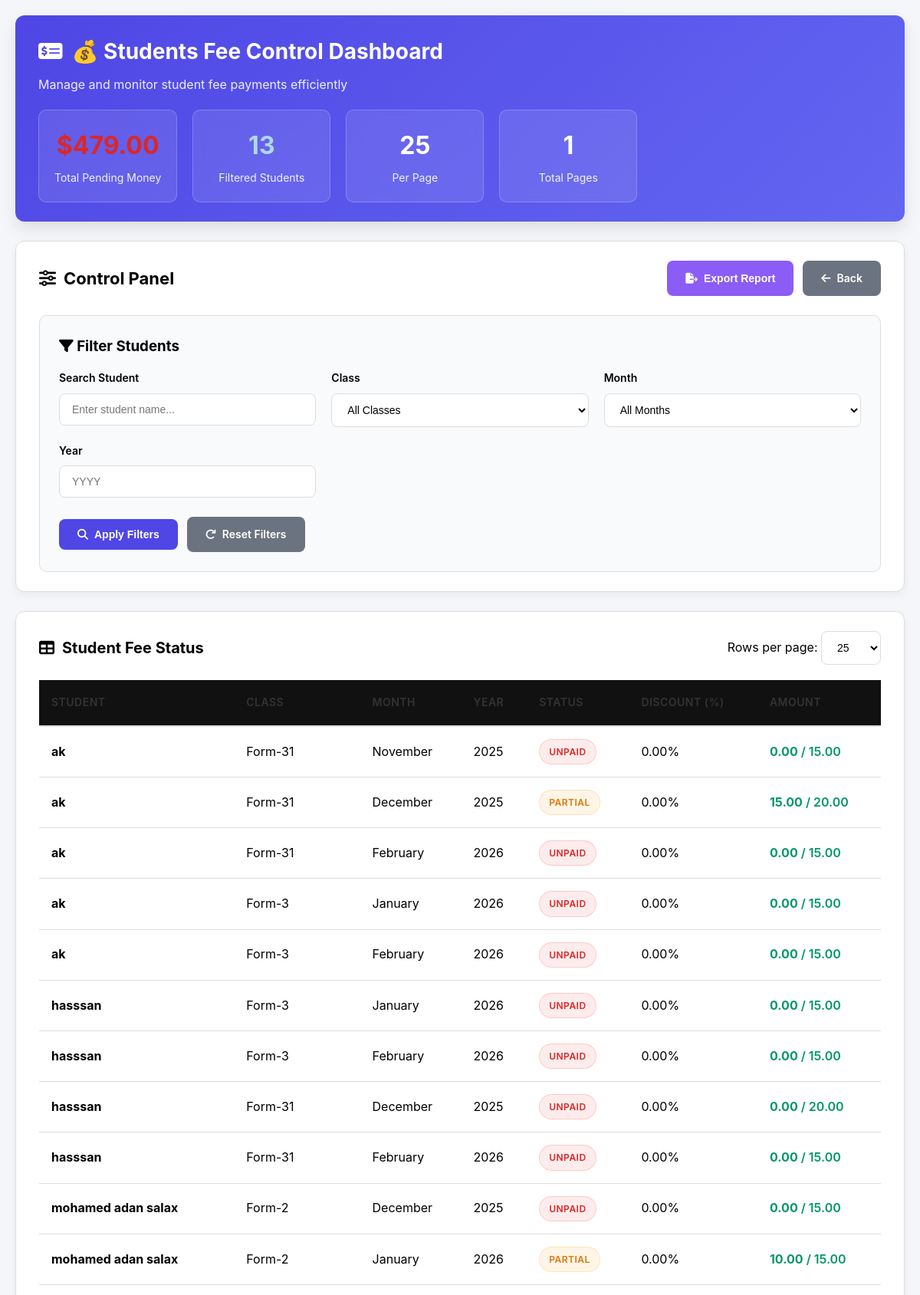
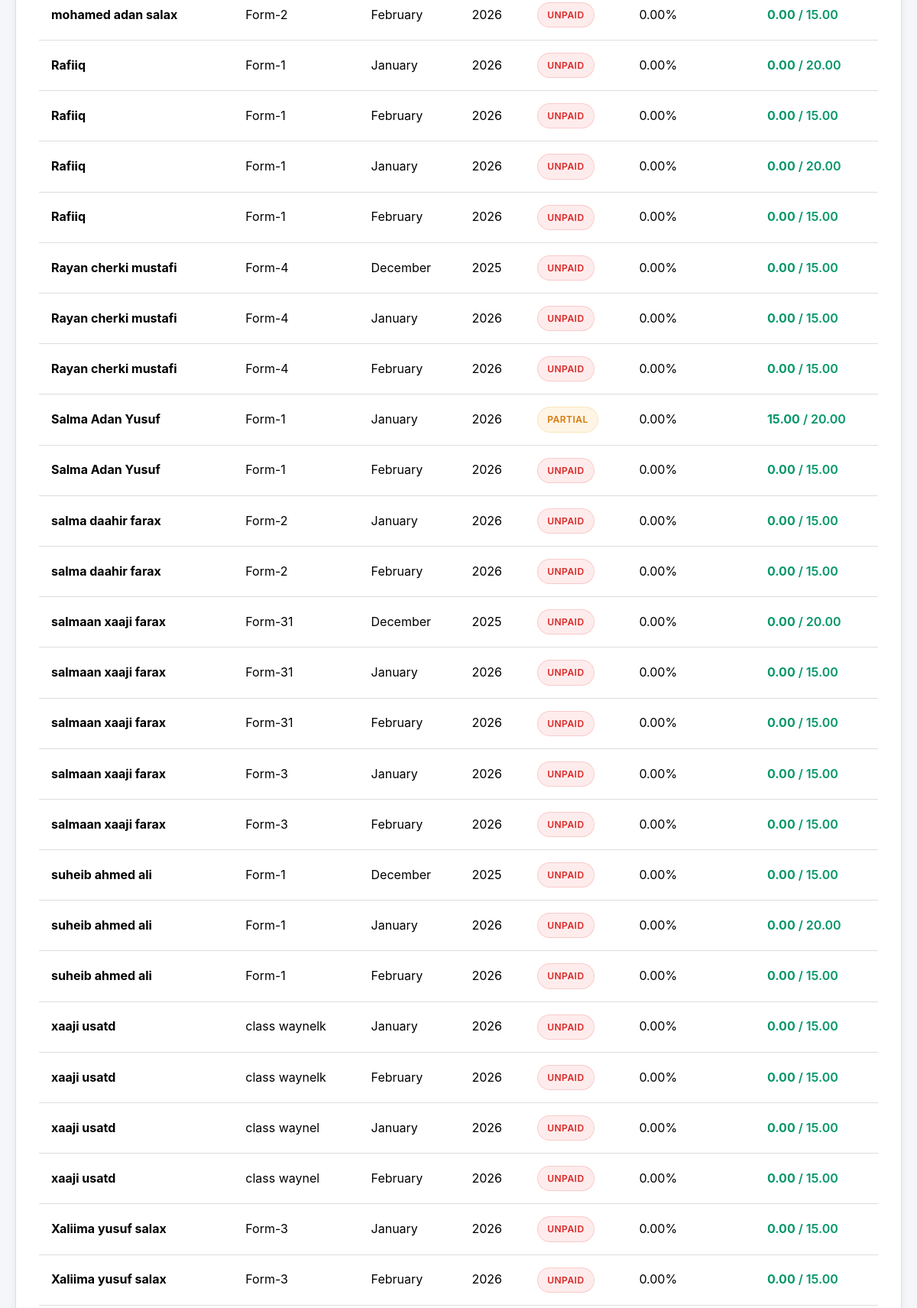
Page /views/admin/fees/not_paid.php (signed in, upper part) on the committed database (2 pictures, top to bottom).
### tables this page shows
CREATE TABLE `app_settings` (
  `id` int(11) NOT NULL,
  `app_name` varchar(150) DEFAULT 'Admin Panel',
  `logo_path` varchar(255) DEFAULT NULL,
  `show_type` enum('text','logo') DEFAULT 'text',
  `updated_at` timestamp NOT NULL DEFAULT current_timestamp() ON UPDATE current_timestamp(),
  `language_id` int(11) DEFAULT 1
);

CREATE TABLE `class_students` (
  `id` int(11) NOT NULL,
  `class_id` int(11) NOT NULL,
  `student_id` int(11) NOT NULL,
  `batch_id` int(11) NOT NULL DEFAULT 1,
  `academic_year` varchar(20) NOT NULL,
  `created_at` timestamp NOT NULL DEFAULT current_timestamp(),
  `is_active` tinyint(1) DEFAULT 1
);

CREATE TABLE `students` (
  `id` int(11) NOT NULL,
  `name` varchar(244) NOT NULL,
  `admission_date` date DEFAULT NULL,
  `dob` date DEFAULT NULL,
  `gender` enum('male','female') DEFAULT 'male',
  `address` text DEFAULT NULL,
  `guardian_name` varchar(200) DEFAULT NULL,
  `guardian_phone` varchar(50) DEFAULT NULL,
  `guardian_email` varchar(150) DEFAULT NULL,
  `created_at` timestamp NOT NULL DEFAULT current_timestamp()
);

CREATE TABLE `classes` (
  `id` int(11) NOT NULL,
  `name` varchar(150) NOT NULL,
  `created_at` timestamp NOT NULL DEFAULT current_timestamp(),
  `section_id` int(11) DEFAULT NULL
);

CREATE TABLE `student_fees` (
  `id` int(11) NOT NULL,
  `student_id` int(11) NOT NULL,
  `class_fee_id` int(11) NOT NULL,
  `original_amount` decimal(10,2) NOT NULL,
  `paid_amount` decimal(10,2) DEFAULT 0.00,
  `status` enum('unpaid','partial','paid') DEFAULT 'unpaid',
  `payment_date` date DEFAULT NULL,
  `created_at` timestamp NOT NULL DEFAULT current_timestamp(),
  `discount_percentage` decimal(5,2) DEFAULT NULL,
  `discount_amount` decimal(10,2) DEFAULT 0.00,
  `discount_reason` varchar(255) DEFAULT NULL
);

CREATE TABLE `class_fees` (
  `id` int(11) NOT NULL,
  `class_id` int(11) DEFAULT NULL,
  `fee_category_id` int(11) NOT NULL,
  `amount` decimal(10,2) NOT NULL,
  `month` tinyint(4) NOT NULL,
  `year` year(4) NOT NULL,
  `due_date` date DEFAULT NULL,
  `created_at` timestamp NOT NULL DEFAULT current_timestamp()
);

### views/admin/fees/not_paid.php (the view, shortened to what this page needs)
<?php
require_once __DIR__ . '/../../../config/db.php';
$settings = $conn->query("SELECT language_id FROM app_settings ORDER BY id DESC LIMIT 1")->fetch_assoc();
$currentLangId = $settings['language_id'] ?? 1;
function t($key, $replacements = []) {
    global $translations, $currentLangId;
    $text = $translations[$currentLangId][$key] ?? $key;
    return $text;
}
function getMonthName($monthNumber) {
    $monthNames = [
        1 => t('january'),
        2 => t('february'),
        3 => t('march'),
        4 => t('april'),
        5 => t('may'),
        6 => t('june'),
        7 => t('july'),
        8 => t('august'),
        9 => t('september'),
        10 => t('october'),
        11 => t('november'),
        12 => t('december')
    ];
    return $monthNames[$monthNumber] ?? date('F', mktime(0, 0, 0, $monthNumber, 1));
}
$themeRes = $conn->query("SELECT mode FROM theme LIMIT 1");
$themeMode = ($themeRes && $themeRes->num_rows > 0)
    ? (int)$themeRes->fetch_assoc()['mode']
    : 1;
$dangerColor = ($themeMode === 0) ? '#ef4444' : '#dc2626';
$allowedLimits = [1, 20, 25, 30, 50, 70, 100];
$perPage = isset($_GET['limit']) && in_array((int)$_GET['limit'], $allowedLimits)
    ? (int)$_GET['limit']
    : 25;
$page = isset($_GET['page']) && (int)$_GET['page'] > 0
    ? (int)$_GET['page']
    : 1;
$offset = ($page - 1) * $perPage;
$totalStudentsRes = $conn->query("SELECT COUNT(*) total FROM class_students");
$totalStudents = (int)$totalStudentsRes->fetch_assoc()['total'];
$totalPages = (int)ceil($totalStudents / $perPage);
$filterYear  = isset($_GET['year'])  ? (int)$_GET['year']  : '';
$searchName  = trim($_GET['search'] ?? '');
$defaultClassFees = [
    5 => 10,
    'default' => 15
];
$where = [];
$whereSql = $where ? 'WHERE ' . implode(' AND ', $where) : '';
$filteredTotalQuery = "
    SELECT COUNT(DISTINCT s.id) as filtered_total
    FROM students s
    JOIN class_students cs ON cs.student_id = s.id
    JOIN classes c ON c.id = cs.class_id
    $whereSql
";
$filteredTotalRes = $conn->query($filteredTotalQuery);
$filteredTotalStudents = $filteredTotalRes ? (int)$filteredTotalRes->fetch_assoc()['filtered_total'] : 0;
$students = $conn->query("
    SELECT s.id student_id, s.name student_name,
           c.id class_id, c.name class_name,
           cs.created_at enrolled_at
    FROM students s
    JOIN class_students cs ON cs.student_id = s.id
    JOIN classes c ON c.id = cs.class_id
    $whereSql
    ORDER BY s.name ASC
    LIMIT $perPage OFFSET $offset
");
$studentFeesRes = $conn->query("SELECT * FROM student_fees");
$studentFees = [];
while ($sf = $studentFeesRes->fetch_assoc()) {
    $studentFees[$sf['student_id']][] = $sf['paid_amount'];
}
$today = new DateTime(date('Y-m-01'));
$studentsData = [];
if ($students && $students->num_rows > 0) {
    while ($s = $students->fetch_assoc()) {
        $studentsData[] = $s;
    }
}
?>
<?php
$totalPendingMoney = 0;
if (!empty($studentsData)) {
    foreach ($studentsData as $s) {
        $start = new DateTime(date('Y-m-01', strtotime($s['enrolled_at'])));
        $cursor = clone $start;
        while ($cursor <= $today) {
            $month = (int)$cursor->format('m');
            $year = (int)$cursor->format('Y');
            $fee = $conn->query("
                SELECT id, amount FROM class_fees
                WHERE class_id = {$s['class_id']}
                AND month = $month AND year = $year
                LIMIT 1
            ")->fetch_assoc();
            $feeAmount = $fee['amount'] ?? ($defaultClassFees[$s['class_id']] ?? $defaultClassFees['default']);
            $discount = $conn->query("
                SELECT discount_percentage
                FROM student_discounts
                WHERE student_id = {$s['student_id']}
                AND created_at <= '{$cursor->format('Y-m-t')}'
                ORDER BY created_at DESC
                LIMIT 1
            ")->fetch_assoc();
            $discountPercentage = $discount['discount_percentage'] ?? 0;
            $finalAmount = $feeAmount - ($feeAmount * $discountPercentage / 100);
            if ($fee && isset($fee['id'])) {
                $pay = $conn->query("
                    SELECT paid_amount
                    FROM student_fees
                    WHERE student_id = {$s['student_id']}
                    AND class_fee_id = {$fee['id']}
                    LIMIT 1
                ");
                $paidAmount = ($pay && $pay->num_rows > 0) ? $pay->fetch_assoc()['paid_amount'] : 0;
            } else {
                $paidAmount = array_sum($studentFees[$s['student_id']] ?? [0]);
            }
            if ($paidAmount >= $finalAmount) {
                $cursor->modify('+1 month');
                continue;
            }
            $pending = max(0, $finalAmount - $paidAmount);
            $totalPendingMoney += $pending;
            $cursor->modify('+1 month');
        }
    }
}
?>
<!DOCTYPE html>
<html lang="<?= $currentLangId == 2 ? 'ar' : 'en' ?>"
      dir="<?= $currentLangId == 2 ? 'rtl' : 'ltr' ?>">
<head>
    <link rel="stylesheet" href="https://cdnjs.cloudflare.com/ajax/libs/font-awesome/6.4.0/css/all.min.css">
</head>
<body>
    <div class="dashboard-container">
        <div class="dashboard-header fade-in">
            <div class="header-left">
                <h1><i class="fas fa-money-check-alt"></i> <?= t('page_title') ?></h1>
                <p><?= t('subtitle') ?></p>
            </div>
           <div class="header-stats">
    <div class="stat-card">
        <div class="stat-value" style="color: <?= $dangerColor ?>;">
            $<?= number_format($totalPendingMoney, 2) ?>
        </div>
        <div class="stat-label"><?= t('total_pending_money') ?></div>
    </div>
    <div class="stat-card">
        <div class="stat-value" style="color: lightblue">
            <?= $filteredTotalStudents ?>
        </div>
        <div class="stat-label"><?= t('filtered_students') ?></div>
    </div>
    <div class="stat-card no-print">
        <div class="stat-value"><?= $perPage ?></div>
        <div class="stat-label"><?= t('per_page') ?></div>
    </div>
    <div class="stat-card no-print">
        <div class="stat-value"><?= $totalPages ?></div>
        <div class="stat-label"><?= t('total_pages') ?></div>
    </div>
</div>
        </div>
        <div class="control-panel fade-in no-print">
            <div class="panel-header">
                <h2><i class="fas fa-sliders-h"></i> <?= t('control_panel') ?></h2>
                <div class="action-buttons">
                   <button onclick="openExportModal()" class="btn btn-export">
    <i class="fas fa-file-export"></i> <?= t('export_report') ?>
</button>
                    <a href="javascript:history.back()" class="btn btn-secondary">
                        <i class="fas fa-arrow-left"></i> <?= t('back') ?>
                    </a>
                </div>
            </div>
            <form method="GET" class="filter-section">
                <h3 style="margin-bottom: 15px; color: var(--gray);">
                    <i class="fas fa-filter"></i> <?= t('filter_students') ?>
                </h3>
                <div class="filter-grid">
                    <div class="filter-group">
                        <label class="filter-label"><?= t('search_student') ?></label>
                        <input type="text" name="search" placeholder="<?= t('search_placeholder') ?>"
                               value="<?= htmlspecialchars($searchName) ?>" class="filter-input">
                    </div>
                    <div class="filter-group">
                        <label class="filter-label"><?= t('class') ?></label>
                        <select name="class" class="filter-input">
                            <option value=""><?= t('all_classes') ?></option>
                        </select>
                    </div>
                    <div class="filter-group">
                        <label class="filter-label"><?= t('month') ?></label>
                        <select name="month" class="filter-input">
                            <option value=""><?= t('all_months') ?></option>
                        </select>
                    </div>
                    <div class="filter-group">
                        <label class="filter-label"><?= t('year') ?></label>
                        <input type="number" name="year" placeholder="YYYY"
                               value="<?= $filterYear ?: '' ?>" class="filter-input" style="width:100%;">
                    </div>
                </div>
                <div class="filter-actions">
                    <button type="submit" class="btn btn-primary">
                        <i class="fas fa-search"></i> <?= t('apply_filters') ?>
                    </button>
                    <a href="not_paid.php" class="btn btn-secondary">
                        <i class="fas fa-redo"></i> <?= t('reset_filters') ?>
                    </a>
                </div>
            </form>
        </div>
        <div class="table-container fade-in">
            <div class="table-header">
                <h3><i class="fas fa-table"></i> <?= t('student_fee_status') ?></h3>
                <form method="GET" class="rows-per-page no-print">
                    <label for="limit"><?= t('rows_per_page') ?></label>
                    <select name="limit" id="limit" onchange="this.form.submit()" class="filter-input">
                        <?php foreach ([1,20,25,30,50,70,100] as $l): ?>
                            <option value="<?= $l ?>" <?= $l==$perPage?'selected':'' ?>>
                                <?= $l ?>
                            </option>
                        <?php endforeach; ?>
                    </select>
                </form>
            </div>
           <div style="overflow-x: auto;">
    <table id="studentsTable">
        <thead>
            <tr>
                <th><?= t('student') ?></th>
                <th><?= t('class') ?></th>
                <th><?= t('month') ?></th>
                <th><?= t('year') ?></th>
                <th><?= t('status') ?></th>
                <th><?= t('discount_percentage') ?></th>
                <th><?= t('amount') ?></th>
            </tr>
        </thead>
        <tbody>
            <?php
            if (!empty($studentsData)) {
                foreach ($studentsData as $s) {
                    $start = new DateTime(date('Y-m-01', strtotime($s['enrolled_at'])));
                    $cursor = clone $start;
                    while ($cursor <= $today) {
                        $month = (int)$cursor->format('m');
                        $year = (int)$cursor->format('Y');
                        $fee = $conn->query("
                            SELECT id, amount FROM class_fees
                            WHERE class_id = {$s['class_id']}
                            AND month = $month AND year = $year
                            LIMIT 1
                        ")->fetch_assoc();
                        $feeAmount = $fee['amount'] ?? ($defaultClassFees[$s['class_id']] ?? $defaultClassFees['default']);
                        $discount = $conn->query("
                            SELECT discount_percentage
                            FROM student_discounts
                            WHERE student_id = {$s['student_id']}
                            AND created_at <= '{$cursor->format('Y-m-t')}'
                            ORDER BY created_at DESC
                            LIMIT 1
                        ")->fetch_assoc();
                        $discountPercentage = $discount['discount_percentage'] ?? 0;
                        $finalAmount = $feeAmount - ($feeAmount * $discountPercentage / 100);
                        if ($fee && isset($fee['id'])) {
                                $pay = $conn->query("
                                    SELECT paid_amount
                                    FROM student_fees
                                    WHERE student_id = {$s['student_id']}
                                    AND class_fee_id = {$fee['id']}
                                    LIMIT 1
                                ");
                                $paidAmount = ($pay && $pay->num_rows > 0)
                                    ? (float)$pay->fetch_assoc()['paid_amount']
                                    : 0;
                            } else {
                                $paidAmount = 0;
                            }
                        if ($paidAmount >= $finalAmount) {
                            $cursor->modify('+1 month');
                            continue;
                        }
                        $status = $paidAmount > 0 ? t('partial') : t('unpaid');
                        $statusClass = "status-" . ($paidAmount > 0 ? 'partial' : 'unpaid');
                        echo "<tr>";
                        echo "<td><strong>{$s['student_name']}</strong></td>";
                        echo "<td>{$s['class_name']}</td>";
                        echo "<td>" . getMonthName($month) . "</td>";
                        echo "<td>$year</td>";
                        echo "<td><span class='status-badge $statusClass'>" . $status . "</span></td>";
                        echo "<td>" . number_format($discountPercentage, 2) . "%</td>";
                        echo "<td class='amount-cell'><strong>" . number_format($paidAmount, 2) . "</strong> / " . number_format($finalAmount, 2) . "</td>";
                        echo "</tr>";
                        $cursor->modify('+1 month');
                    }
                }
            } else {
                echo "<tr><td colspan='7' style='text-align: center; padding: 40px; color: var(--gray);'>" . t('no_records') . "</td></tr>";
            }
            ?>
        </tbody>
    </table>
</div>
        </div>
    </div>
</body>
</html>

### rows in the picture
app_settings: language "💰 Students Fee Control Dashboard", language "Manage and monitor student fee payments efficiently", language "Total Pending Money", language "Filtered Students", language "Per Page", language "Total Pages", language "Control Panel", language "Export Report", language "Back", language "Filter Students", language "Search Student", search "Enter student name...", language "Class", class "All Classes", language "Month", month "All Months", language "Year", language "Apply Filters", language "Reset Filters", language "Student Fee Status", language "Rows per page:", language "STUDENT", language "CLASS", language "MONTH", language "YEAR", language "STATUS", language "DISCOUNT (%)", language "AMOUNT", language "UNPAID"
class_students: student.name "ak", class.name "Form-31", created_at.language_id "November", created_at "2025", discountPercentage "0.00", paidAmount "0.00", class "15.00", created_at.language_id "December", student_fees.paid_amount "PARTIAL", student_fees.paid_amount "15.00", class_fees.amount "20.00", created_at.language_id "February", created_at "2026"
class_students: student.name "ak", class.name "Form-3", created_at.language_id "January", created_at "2026", discountPercentage "0.00", paidAmount "0.00", class "15.00", created_at.language_id "February"
class_students: student.name "hasssan", class.name "Form-3", created_at.language_id "January", created_at "2026", discountPercentage "0.00", paidAmount "0.00", class "15.00", created_at.language_id "February"
class_students: student.name "hasssan", class.name "Form-31", created_at.language_id "December", created_at "2025", discountPercentage "0.00", paidAmount "0.00", class_fees.amount "20.00", created_at.language_id "February", created_at "2026", class "15.00"
class_students: student.name "mohamed adan salax", class.name "Form-2", created_at.language_id "December", created_at "2025", discountPercentage "0.00", paidAmount "0.00", class_fees.amount "15.00", created_at.language_id "January", created_at "2026", student_fees.paid_amount "PARTIAL", student_fees.paid_amount "10.00", created_at.language_id "February", class "15.00"
class_students: student.name "Rafiiq", class.name "Form-1", created_at.language_id "January", created_at "2026", discountPercentage "0.00", paidAmount "0.00", class_fees.amount "20.00", created_at.language_id "February", class "15.00"
class_students: student.name "Rafiiq", class.name "Form-1", created_at.language_id "January", created_at "2026", discountPercentage "0.00", paidAmount "0.00", class_fees.amount "20.00", created_at.language_id "February", class "15.00"
class_students: student.name "Rayan cherki mustafi", class.name "Form-4", created_at.language_id "December", created_at "2025", discountPercentage "0.00", paidAmount "0.00", class "15.00", created_at.language_id "January", created_at "2026", created_at.language_id "February"
class_students: student.name "Salma Adan Yusuf", class.name "Form-1", created_at.language_id "January", created_at "2026", student_fees.paid_amount "PARTIAL", discountPercentage "0.00", student_fees.paid_amount "15.00", class_fees.amount "20.00", created_at.language_id "February", paidAmount "0.00", class "15.00"
class_students: student.name "salma daahir farax", class.name "Form-2", created_at.language_id "January", created_at "2026", discountPercentage "0.00", paidAmount "0.00", class_fees.amount "15.00", created_at.language_id "February", class "15.00"
class_students: student.name "salmaan xaaji farax", class.name "Form-31", created_at.language_id "December", created_at "2025", discountPercentage "0.00", paidAmount "0.00", class_fees.amount "20.00", created_at.language_id "January", created_at "2026", class_fees.amount "15.00", created_at.language_id "February", class "15.00"
class_students: student.name "salmaan xaaji farax", class.name "Form-3", created_at.language_id "January", created_at "2026", discountPercentage "0.00", paidAmount "0.00", class "15.00", created_at.language_id "February"
class_students: student.name "suheib ahmed ali", class.name "Form-1", created_at.language_id "December", created_at "2025", discountPercentage "0.00", paidAmount "0.00", class "15.00", created_at.language_id "January", created_at "2026", class_fees.amount "20.00", created_at.language_id "February"
class_students: student.name "xaaji usatd", class.name "class waynelk", created_at.language_id "January", created_at "2026", discountPercentage "0.00", paidAmount "0.00", class "15.00", created_at.language_id "February"
class_students: student.name "xaaji usatd", class.name "class waynel", created_at.language_id "January", created_at "2026", discountPercentage "0.00", paidAmount "0.00", class "15.00", created_at.language_id "February"
class_students: student.name "Xaliima yusuf salax", class.name "Form-3", created_at.language_id "January", created_at "2026", discountPercentage "0.00", paidAmount "0.00", class "15.00", created_at.language_id "February"

### other values in the picture
$totalPendingMoney "479.00"
$filteredTotalStudents "13"
$perPage "25"
$totalPages "1"
form field limit "25"
